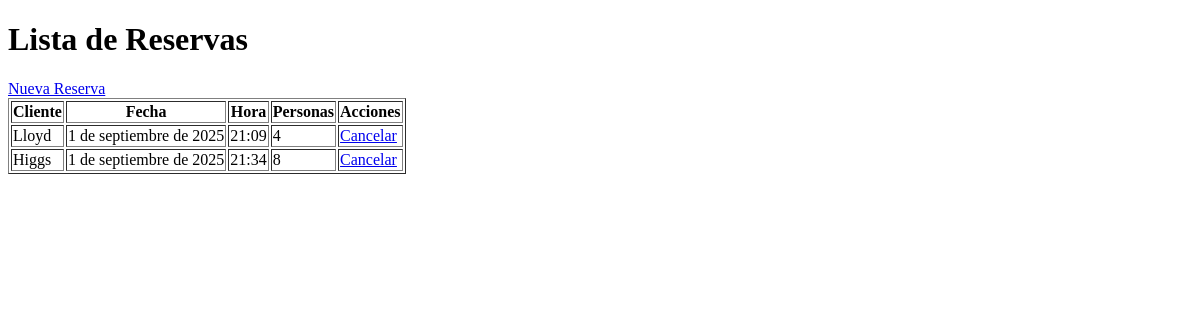
The app's page /restaurante/, older data.
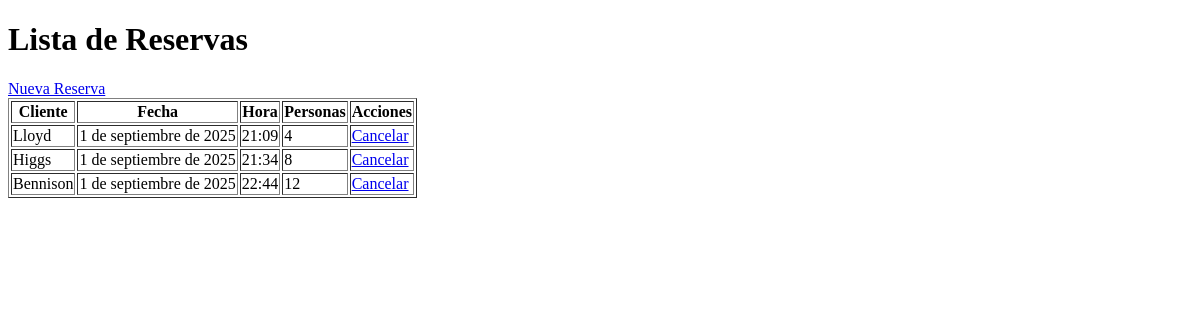
The same page, newer data.
### restaurante/models.py (models this page shows, shortened)
class Reserva(models.Model):
    nombre_cliente = models.CharField(max_length=100)
    fecha = models.DateField()
    hora = models.TimeField()
    personas = models.IntegerField()
    creada_en = models.DateTimeField(auto_now_add=True)

### restaurante/views.py (the view)
# urls.py: path('', views.lista_reservas, name='lista_reservas'),
def lista_reservas(request):
    reservas = Reserva.objects.all().order_by('-fecha')
    return render(request, 'restaurante/lista.html', {'reservas':
reservas})

### templates/restaurante/lista.html (shortened to what this page needs)
<!DOCTYPE html>
<html lang="en">
<head>
</head>
<body>
    <h1>Lista de Reservas</h1>
<a href="{% url 'nueva_reserva' %}">Nueva Reserva</a>
<table border="1">
 <tr>
 <th>Cliente</th>
 <th>Fecha</th>
 <th>Hora</th>
 <th>Personas</th>
 <th>Acciones</th>
 </tr>
 {% for r in reservas %}
 <tr>
 <td>{{ r.nombre_cliente }}</td>
 <td>{{ r.fecha }}</td>
 <td>{{ r.hora }}</td>
 <td>{{ r.personas }}</td>
 <td><a href="{% url 'cancelar_reserva' r.id %}">Cancelar</a></td>
 </tr>
 {% empty %}
 <tr><td colspan="5">No hay reservas registradas.</td></tr>
 {% endfor %}
</table>
</body>
</html>

Row changes from the older to the newer data that the page shows:
added Reserva: nombre_cliente "Bennison", fecha "1 de septiembre de 2025", hora "22:44", personas "12"
